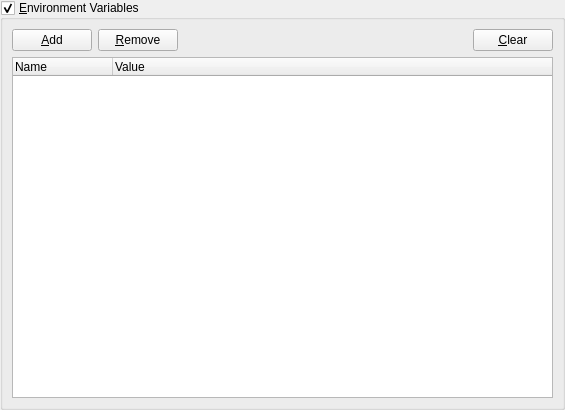
<?xml version="1.0" encoding="UTF-8"?>
<ui version="4.0">
 <class>EnvironmentVariables</class>
 <widget class="QWidget" name="EnvironmentVariables">
  <property name="geometry">
   <rect>
    <x>0</x>
    <y>0</y>
    <width>565</width>
    <height>410</height>
   </rect>
  </property>
  <property name="windowTitle">
   <string>Form</string>
  </property>
  <layout class="QVBoxLayout" name="verticalLayout">
   <property name="leftMargin">
    <number>0</number>
   </property>
   <property name="topMargin">
    <number>0</number>
   </property>
   <property name="rightMargin">
    <number>0</number>
   </property>
   <property name="bottomMargin">
    <number>0</number>
   </property>
   <item>
    <widget class="QGroupBox" name="groupBox">
     <property name="title">
      <string>&amp;Environment Variables</string>
     </property>
     <property name="checkable">
      <bool>true</bool>
     </property>
     <layout class="QVBoxLayout" name="verticalLayout_3">
      <item>
       <layout class="QHBoxLayout" name="buttons">
        <item>
         <widget class="QPushButton" name="add">
          <property name="text">
           <string>&amp;Add</string>
          </property>
         </widget>
        </item>
        <item>
         <widget class="QPushButton" name="remove">
          <property name="text">
           <string>&amp;Remove</string>
          </property>
         </widget>
        </item>
        <item>
         <spacer name="horizontalSpacer">
          <property name="orientation">
           <enum>Qt::Horizontal</enum>
          </property>
          <property name="sizeHint" stdset="0">
           <size>
            <width>40</width>
            <height>20</height>
           </size>
          </property>
         </spacer>
        </item>
        <item>
         <widget class="QPushButton" name="clear">
          <property name="text">
           <string>&amp;Clear</string>
          </property>
         </widget>
        </item>
       </layout>
      </item>
      <item>
       <widget class="QTreeWidget" name="list">
        <property name="alternatingRowColors">
         <bool>true</bool>
        </property>
        <property name="selectionMode">
         <enum>QAbstractItemView::ExtendedSelection</enum>
        </property>
        <property name="rootIsDecorated">
         <bool>false</bool>
        </property>
        <property name="itemsExpandable">
         <bool>false</bool>
        </property>
        <property name="animated">
         <bool>true</bool>
        </property>
        <property name="expandsOnDoubleClick">
         <bool>false</bool>
        </property>
        <column>
         <property name="text">
          <string>Name</string>
         </property>
        </column>
        <column>
         <property name="text">
          <string>Value</string>
         </property>
        </column>
       </widget>
      </item>
     </layout>
    </widget>
   </item>
  </layout>
 </widget>
 <resources/>
 <connections/>
</ui>
